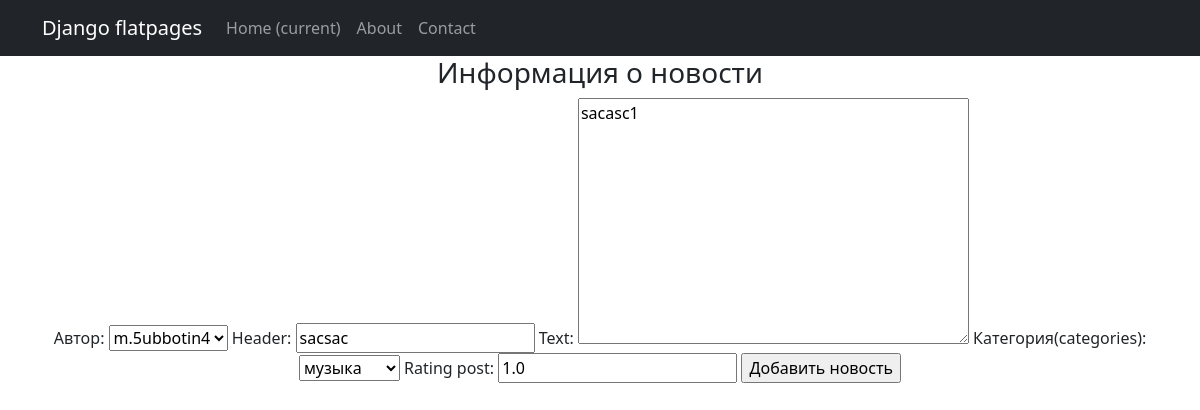
The page /create/15 on the database as committed earlier.
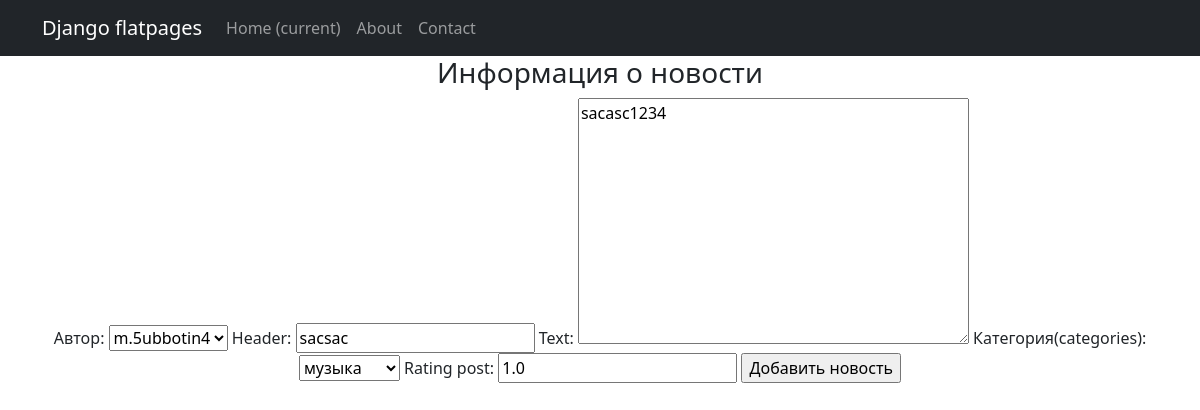
The same page on the database as committed later.
### news/models.py (models this page shows, shortened)
class Post(models.Model):
    news = 'NE'
    paper = 'PA'
    POSITIONS = [(news, "Новости"), (paper, "Статьи")]
    authors = models.ForeignKey(Author, on_delete=models.CASCADE, verbose_name='Автор', default="Dima")
    categories = models.ForeignKey(Category, on_delete=models.CASCADE, blank=True, null=True, verbose_name= 'Категория(categories)')
    time_in = models.DateTimeField(auto_now_add=True)
    header = models.CharField(max_length=255)
    text = models.TextField()
    rating_post = models.FloatField(default=1.0)
    paper_news = models.CharField(max_length=2, choices=POSITIONS, default=news)

### news/views.py (the view)
# urls.py: path('create/<int:pk>', PostUpdateView.as_view(), name='post_update'),
class PostUpdateView(UpdateView, LoginRequiredMixin, PermissionRequiredMixin):
    template_name = 'post_create.html'
    form_class = PostForm
    permission_required = ('news.change_post')
    def get_object(self, **kwargs):
        logger.info('что-то не так')
        id = self.kwargs.get('pk')
        return Post.objects.get(pk=id)

### news/forms.py
class PostForm(ModelForm):
    class Meta:
        model = Post
        fields = ['authors', 'header', 'text', 'categories', 'rating_post', ]

### news/models.py (called while the page is built)
    def __str__(self):
        return f'{self.users}'

    def __str__(self):
        return f'{self.name_category}'

### templates/post_create.html (shortened to what this page needs)
{% extends 'flatpages/default.html' %}
{% block content %}
<h3>Информация о новости</h3>
<form method="POST">
    {{ form }}
    <input type="submit" value="Добавить новость">
</form>
{% endblock content %}

Rows that differ between the two databases and show on the page:
changed Post "m.5ubbotin4": text "sacasc1" → "sacasc1234"
